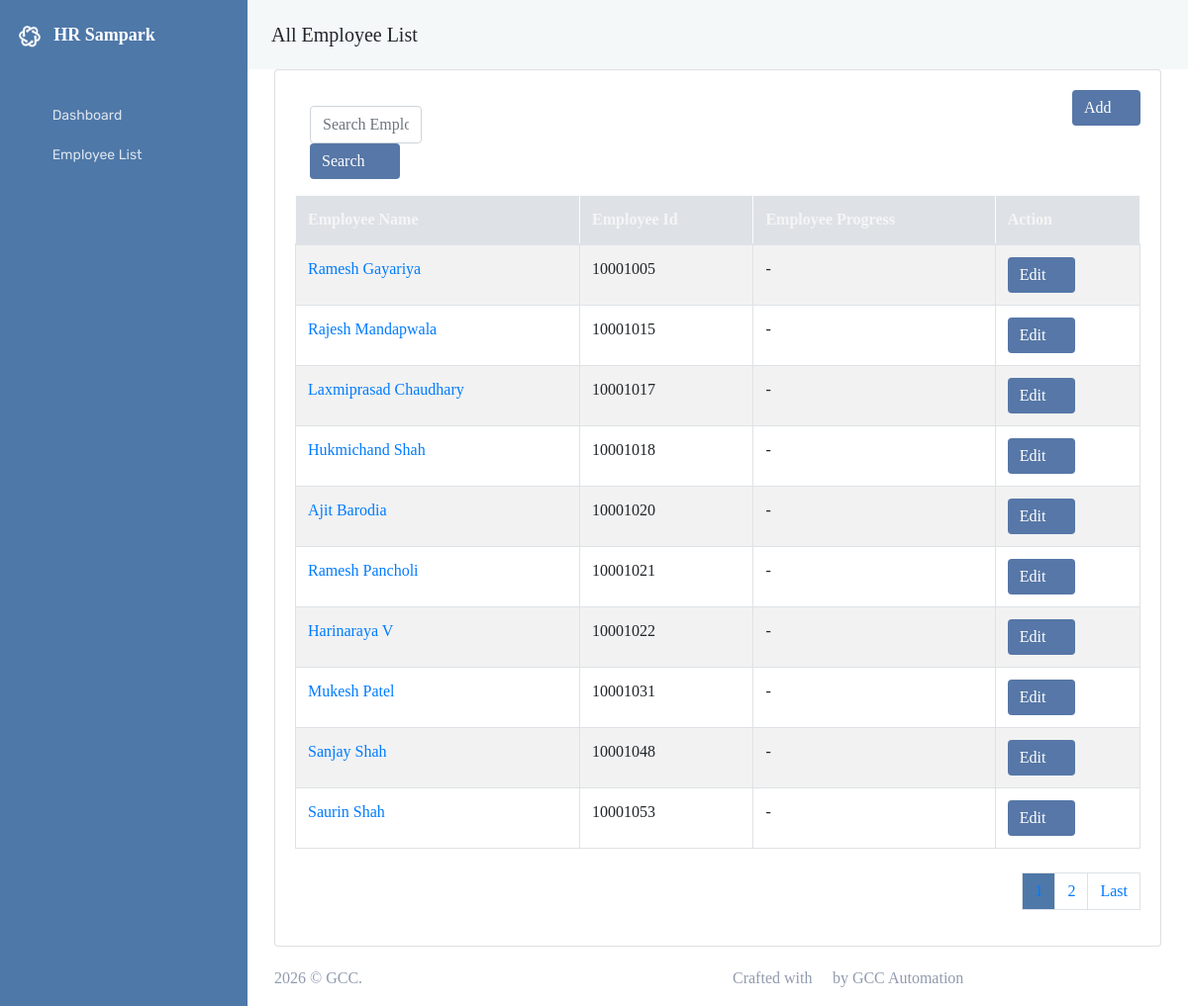
Screenshot of /review/all_employee_list (signed in) with the database file from the repository.
### common/models.py (models this page shows, shortened)
class EmployeeMaster(models.Model):
    EmployeeNumber=models.CharField(max_length=500,null=True , unique=True)
    EmployeeName=models.CharField(max_length=500,null=True)
    PositionCode = models.CharField(max_length=255, null=True)
    Position=models.CharField(max_length=255,null=True)
    GradeCode = models.CharField(max_length=255, null=True)
    EmployeeStatus = models.CharField(max_length=500, null=True)
    EmployeeType = models.CharField(max_length=500, null=True)
    BusinessUnit = models.CharField(max_length=255, null=True)
    LegalEntity = models.CharField(max_length=255, null=True)
    DepartmentOfOracleString = models.CharField(max_length=500, null=True)
    DepartmentReportingName = models.CharField(max_length=255, null=True)
    Location = models.CharField(max_length=255, null=True)
    DateOfBirth=models.DateField(null=True, blank=True)
    Age = models.CharField(null=True,max_length=500)
    Gender = models.CharField(max_length=255, null=True)
    MaritalStatus = models.CharField(max_length=500, null=True)
    DateOfJoin = models.DateField(null=True, blank=True)
    GroupOfDateOfJoin = models.DateField(null=True, blank=True)
    DateOfSeparation = models.DateField(null=True, blank=True)
    DateOfRetirement = models.DateField(null=True, blank=True)
    AdaniExperience = models.CharField(max_length=500, null=True)
    PreviousExperience = models.CharField(max_length=500, null=True)
    TotalYearOfExperience = models.CharField(max_length=500, null=True)
    ReportingMangerID = models.CharField(max_length=500, null=True)
    ReportingMangerPosition = models.CharField(max_length=500, null=True)
    ReportingMangerFullName = models.CharField(max_length=500, null=True)
    HODEMPID = models.CharField(max_length=500, null=True)
    HODFullName = models.CharField(max_length=500, null=True)
    FunctionalManagerID = models.CharField(max_length=500, null=True)
    FunctionalManagerFullName = models.CharField(max_length=500, null=True)
    KRAStatus = models.CharField(max_length=500, null=True)
    DomicileState = models.CharField(max_length=500, null=True)
    UJR = models.CharField(max_length=500, null=True, blank=True)
    Last_Promotion_Date = models.DateField(null=True, blank=True)
    Last_Transfer_Date = models.DateField(null=True, blank=True)
    Hod = models.CharField(max_length=500, null=True, blank=True)
    Education = models.CharField(max_length=500, null=True, blank=True)
    Compliance_Training_Status = models.CharField(max_length=500, null=True, blank=True)
    def get_employee_progress(self):
        from review.models import Category
        total_progress = 0.0
        all_category_count = Category.objects.all().count()
        all_category_percent = 100 / all_category_count
        pending_review = self.employee_review.filter(final_status=False)
        if pending_review.exists():
            pending_review_obj = pending_review.last()
            total_progress = all_category_percent * pending_review_obj.employee_root_category_review.all().count()
        return math.ceil(total_progress)
    class meta:
        db_table = "EmployeeMaster"

### review/views.py (the view)
# urls.py: path('all_employee_list', views.ALLEmployeeListView.as_view(), name='all_employee_list'),
class ALLEmployeeListView(LoginRequiredMixin, ListView):
    template_name = "employee/employee_list.html"
    queryset = EmployeeMaster.objects.all()
    context_object_name = "all_employees"
    paginate_by = 10
    def get_queryset(self):
        query_set = super(ALLEmployeeListView, self).get_queryset()
        search_employee_data = self.request.GET.get('search_data')
        if search_employee_data:
            query_set = EmployeeMaster.objects.filter(
                Q(EmployeeNumber__icontains=search_employee_data) | Q(EmployeeName__icontains=search_employee_data))
        return query_set

### common/templatetags/pagination_tags.py (called while the page is built)
@register.simple_tag(takes_context=True)
def get_parameters(context, except_field):
    getvars = context["request"].GET.copy()
    getvars.pop(except_field, None)
    if len(getvars.keys()) > 0:
        return "%s&" % getvars.urlencode()
    return ""

### templates/employee/employee_list.html (shortened to what this page needs)
{% extends 'common/base.html' %}
{% block navbar %}
{% include 'common/new_nav_bar.html' with nav_bar_title="All Employee List" %}
{% endblock navbar%}
{% block content %}
    <div class="row">
        <div class="col-lg-12">
            <div class="card">
                <div class="card-body">
                    <h4 class="card-title">
                        <a href="{% url 'review:add_employee' %}" class="btn btn-info custom-btn waves-effect waves-light"
                           style="background-color: #5677a7; float: right;">
                            Add <i class="mdi mdi-14px mdi-plus-thick"
                                    style="padding-left: 1px;"></i>
                        </a>
                    </h4>
                    <p class="card-title-desc">
                        <div class="row">
                            <form method="get">
                                <div class="col-md-12">
                                    <div class="w-50">
                                        <div class="hstack gap-3">
                                            <input class="form-control me-auto" name="search_data" type="text" placeholder="Search Employee Data" aria-label="Search Employee Data">
                                            <button type="submit" class="btn btn-rounded btn-info custom-btn waves-effect waves-light" style="background-color: #5677a7; display: flex; padding-right: 20px;">
                                                Search <i class="mdi mdi-account-search" style="padding-left: 3px;"></i>
                                            </button>
                                        </div>
                                    </div>
                                </div>
                            </form>
                        </div>
                    </p>
                    <div class="table-responsive">
                        {% if all_employees %}
                        <table class="table table-striped table-bordered mb-0">
                            <thead class="table-light">
                            <tr>
                                <th><b>Employee Name</b></th>
                                <th><b>Employee Id</b></th>
                                <th><b>Employee Progress</b></th>
                                <th><b>Action</b></th>
                            </tr>
                            </thead>
                            <tbody>
                             {% for employee_obj in all_employees %}
                                <tr>
                                    <td><a href="{% url 'review:employee_review_detail_view' employee_obj.id %}">{{ employee_obj.EmployeeName }}</a></td>
                                    <td>{{ employee_obj.EmployeeNumber }}</td>
                                    <td>
                                        {% if employee_obj.get_employee_progress > 0 %}
                                            <div class="progress mb-4">
                                                <div class="progress-bar progress-bar-striped progress-bar-animated " role="progressbar"
                                                     style="width: {{ employee_obj.get_employee_progress }}%; background-color: #5677a7;" aria-valuenow="10" aria-valuemin="0"
                                                     aria-valuemax="100" >{{ employee_obj.get_employee_progress }}%</div>
                                            </div>
                                        {% else %}
                                            -
                                        {% endif %}
                                    </td>
                                    <td>
                                        <a href="{% url 'review:employee_edit_view' employee_obj.id %}" class="btn btn-info custom-btn btn-rounded waves-effect waves-light" style="background-color: #5677a7;">
                                                Edit <i class="mdi mdi-14px mdi-account-edit" style="padding-left: 1px;"></i>
                                        </a>
                                    </td>
                                </tr>
                            {% endfor %}
                            </tbody>
                        </table>
                        {% else %}
                            No data available in table
                        {% endif %}
                    </div>
                    <br>
                    <div class="custom_pagination_root_div">
                        {% include 'common/pagination.html' %}
                    </div>
                </div>
            </div>
        </div>
    </div>
{% endblock %}

### static/new_design/assets/css/custom.css (style rules this page uses)
body { font-family: adani regular; }
.table .table-light { color: #f5f5f5; border-color: var(--bs-border-color); background-color: #dee2e6; border: 1px solid #000000; --bs-table-bg: #4E78A8; }
.table-bordered { border: 1px solid #000000; }
.custom-btn { --bs-btn-border-color: black; border: 1px; }

### rows the page displays
EmployeeMaster: EmployeeName "Ramesh Gayariya", EmployeeNumber "10001005"
EmployeeMaster: EmployeeName "Rajesh Mandapwala", EmployeeNumber "10001015"
EmployeeMaster: EmployeeName "Laxmiprasad Chaudhary", EmployeeNumber "10001017"
EmployeeMaster: EmployeeName "Hukmichand Shah", EmployeeNumber "10001018"
EmployeeMaster: EmployeeName "Ajit Barodia", EmployeeNumber "10001020"
EmployeeMaster: EmployeeName "Ramesh Pancholi", EmployeeNumber "10001021"
EmployeeMaster: EmployeeName "Harinaraya V", EmployeeNumber "10001022"
EmployeeMaster: EmployeeName "Mukesh Patel", EmployeeNumber "10001031"
EmployeeMaster: EmployeeName "Sanjay Shah", EmployeeNumber "10001048"
EmployeeMaster: EmployeeName "Saurin Shah", EmployeeNumber "10001053"

### other values shown
{{ nav_bar_title }} "All Employee List"
{{ i }} "2"
